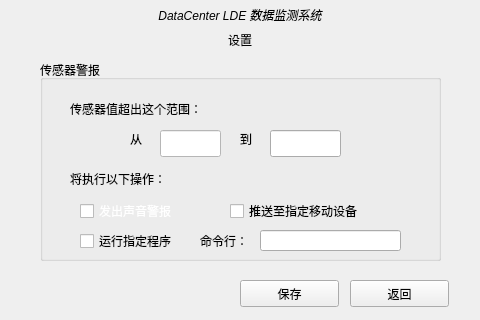
<?xml version="1.0" encoding="UTF-8"?>
<ui version="4.0">
 <class>Preference</class>
 <widget class="QWidget" name="Preference">
  <property name="geometry">
   <rect>
    <x>0</x>
    <y>0</y>
    <width>480</width>
    <height>320</height>
   </rect>
  </property>
  <property name="windowTitle">
   <string>Form</string>
  </property>
  <property name="styleSheet">
   <string notr="true"/>
  </property>
  <widget class="QLabel" name="label">
   <property name="geometry">
    <rect>
     <x>0</x>
     <y>0</y>
     <width>480</width>
     <height>31</height>
    </rect>
   </property>
   <property name="styleSheet">
    <string notr="true">border-image: url(:/images/3.jpg);</string>
   </property>
   <property name="text">
    <string>&lt;html&gt;&lt;head/&gt;&lt;body&gt;&lt;p align=&quot;center&quot;&gt;&lt;span style=&quot; font-style:italic;&quot;&gt;DataCenter LDE 数据监测系统&lt;/span&gt;&lt;/p&gt;&lt;/body&gt;&lt;/html&gt;</string>
   </property>
  </widget>
  <widget class="QLabel" name="label_2">
   <property name="geometry">
    <rect>
     <x>0</x>
     <y>31</y>
     <width>480</width>
     <height>17</height>
    </rect>
   </property>
   <property name="styleSheet">
    <string notr="true">border-image: url(:/images/3.jpg);</string>
   </property>
   <property name="text">
    <string>设置</string>
   </property>
   <property name="alignment">
    <set>Qt::AlignCenter</set>
   </property>
  </widget>
  <widget class="QGroupBox" name="groupBox">
   <property name="geometry">
    <rect>
     <x>40</x>
     <y>60</y>
     <width>401</width>
     <height>201</height>
    </rect>
   </property>
   <property name="styleSheet">
    <string notr="true"/>
   </property>
   <property name="title">
    <string>传感器警报</string>
   </property>
   <property name="flat">
    <bool>false</bool>
   </property>
   <widget class="QCheckBox" name="checkBox">
    <property name="geometry">
     <rect>
      <x>40</x>
      <y>140</y>
      <width>131</width>
      <height>22</height>
     </rect>
    </property>
    <property name="autoFillBackground">
     <bool>false</bool>
    </property>
    <property name="styleSheet">
     <string notr="true">color: rgb(255, 255, 255);</string>
    </property>
    <property name="text">
     <string>发出声音警报</string>
    </property>
   </widget>
   <widget class="QLabel" name="label_3">
    <property name="geometry">
     <rect>
      <x>30</x>
      <y>40</y>
      <width>181</width>
      <height>17</height>
     </rect>
    </property>
    <property name="text">
     <string>传感器值超出这个范围：</string>
    </property>
   </widget>
   <widget class="QLineEdit" name="lineEdit">
    <property name="geometry">
     <rect>
      <x>120</x>
      <y>70</y>
      <width>61</width>
      <height>27</height>
     </rect>
    </property>
    <property name="styleSheet">
     <string notr="true">background-color: rgb(255, 255, 255);</string>
    </property>
   </widget>
   <widget class="QLabel" name="label_4">
    <property name="geometry">
     <rect>
      <x>90</x>
      <y>70</y>
      <width>21</width>
      <height>17</height>
     </rect>
    </property>
    <property name="text">
     <string>从</string>
    </property>
   </widget>
   <widget class="QLabel" name="label_5">
    <property name="geometry">
     <rect>
      <x>200</x>
      <y>70</y>
      <width>21</width>
      <height>17</height>
     </rect>
    </property>
    <property name="text">
     <string>到</string>
    </property>
   </widget>
   <widget class="QLineEdit" name="lineEdit_2">
    <property name="geometry">
     <rect>
      <x>230</x>
      <y>70</y>
      <width>71</width>
      <height>27</height>
     </rect>
    </property>
   </widget>
   <widget class="QLabel" name="label_6">
    <property name="geometry">
     <rect>
      <x>30</x>
      <y>110</y>
      <width>121</width>
      <height>17</height>
     </rect>
    </property>
    <property name="text">
     <string>将执行以下操作：</string>
    </property>
   </widget>
   <widget class="QCheckBox" name="checkBox_2">
    <property name="geometry">
     <rect>
      <x>190</x>
      <y>140</y>
      <width>171</width>
      <height>22</height>
     </rect>
    </property>
    <property name="autoFillBackground">
     <bool>false</bool>
    </property>
    <property name="text">
     <string>推送至指定移动设备</string>
    </property>
   </widget>
   <widget class="QCheckBox" name="checkBox_3">
    <property name="geometry">
     <rect>
      <x>40</x>
      <y>170</y>
      <width>121</width>
      <height>22</height>
     </rect>
    </property>
    <property name="autoFillBackground">
     <bool>false</bool>
    </property>
    <property name="styleSheet">
     <string notr="true"/>
    </property>
    <property name="text">
     <string>运行指定程序</string>
    </property>
   </widget>
   <widget class="QLineEdit" name="lineEdit_3">
    <property name="geometry">
     <rect>
      <x>220</x>
      <y>170</y>
      <width>141</width>
      <height>21</height>
     </rect>
    </property>
   </widget>
   <widget class="QLabel" name="label_7">
    <property name="geometry">
     <rect>
      <x>160</x>
      <y>170</y>
      <width>61</width>
      <height>21</height>
     </rect>
    </property>
    <property name="text">
     <string>命令行：</string>
    </property>
   </widget>
  </widget>
  <widget class="QPushButton" name="pushButton">
   <property name="geometry">
    <rect>
     <x>350</x>
     <y>280</y>
     <width>99</width>
     <height>27</height>
    </rect>
   </property>
   <property name="styleSheet">
    <string notr="true">border-image: url(:/images/3.jpg);</string>
   </property>
   <property name="text">
    <string>返回</string>
   </property>
  </widget>
  <widget class="QPushButton" name="pushButton_2">
   <property name="geometry">
    <rect>
     <x>240</x>
     <y>280</y>
     <width>99</width>
     <height>27</height>
    </rect>
   </property>
   <property name="styleSheet">
    <string notr="true">border-image: url(:/images/3.jpg);</string>
   </property>
   <property name="text">
    <string>保存</string>
   </property>
  </widget>
  <widget class="QGraphicsView" name="graphicsView">
   <property name="geometry">
    <rect>
     <x>0</x>
     <y>0</y>
     <width>480</width>
     <height>320</height>
    </rect>
   </property>
   <property name="styleSheet">
    <string notr="true">border-image: url(:/images/3.jpg);
background-color:transparent;</string>
   </property>
  </widget>
  <zorder>graphicsView</zorder>
  <zorder>label</zorder>
  <zorder>label_2</zorder>
  <zorder>groupBox</zorder>
  <zorder>pushButton</zorder>
  <zorder>pushButton_2</zorder>
 </widget>
 <resources/>
 <connections/>
</ui>
